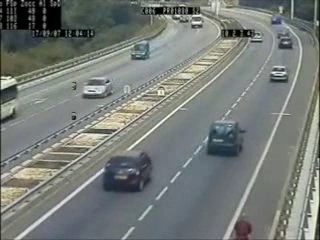
#> input picture frame 75 of videos/video2.avi, 320 x 240 px
$ python vehicle_detection.py
#> lines starting #> are read from the running program, lines starting #| are printed output that depends on the picture; after the words box and inside, x2 and y2 are one past the last pixel; in counts of white or black regions, pixels touching at a corner belong together
import numpy as np
import cv2 as cv


car_cascade = cv.CascadeClassifier("E:\FYP\haar-cascades\cars6.xml")
object_detector = cv.createBackgroundSubtractorMOG2()

cap = cv.VideoCapture(r"E:\FYP\videos\video2.avi")
count = 0
kernel = np.ones((5,5),np.uint8)


while True:
    ret, frame = cap.read()
#> frame is the input picture: shape (240, 320, 3); mean B, G, R 120, 123.9, 118.8
    frame = cv.resize(frame, (720,480))
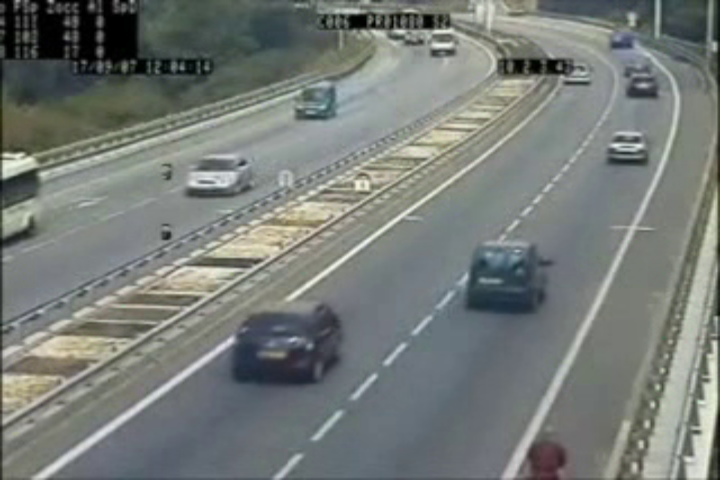
#> frame: shape (480, 720, 3); mean B, G, R 119.9, 123.8, 118.7
    height, width = frame.shape[0:2]
#> height = 480; width = 720
    frame[0:50,0:width] = [25,9,51]
    cv.putText(frame,'Vehicle Count: ', (10,40), cv.FONT_HERSHEY_TRIPLEX, 1.5, (255,255,255), 2)
    cv.line(frame,(0,height-400), (width, height-400), (0,255,0), 2)
    cv.line(frame,(0,height-200), (width, height-200), (255,0,0), 2)
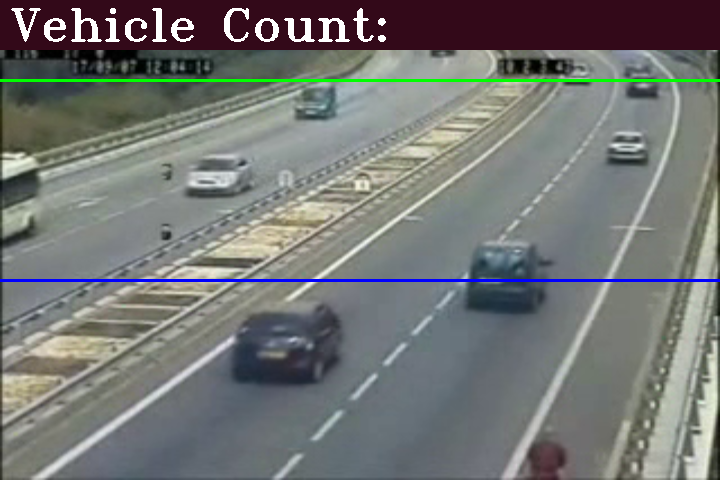
#> frame: shape (480, 720, 3); mean B, G, R 115.8, 117.7, 115.7

    mask = object_detector.apply(frame)
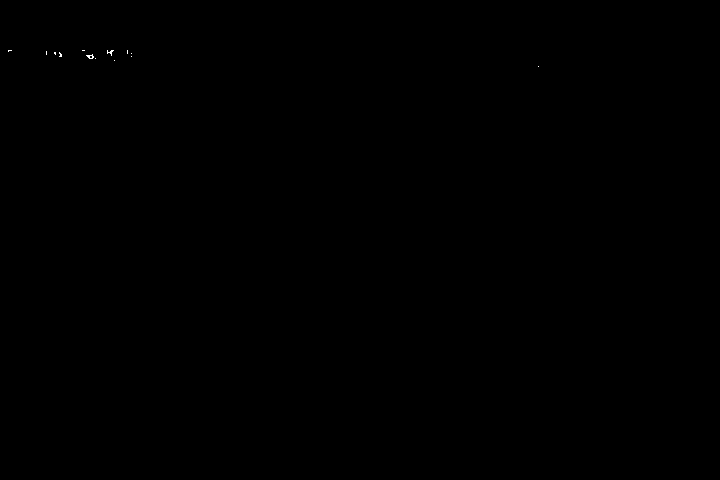
#> mask: shape (480, 720); values 127 (black) and 255 (white), 0.02% white in thin lines or dots, all inside (x1, y1, x2, y2) = (8, 50, 539, 67)
    erosion = cv.erode(mask,kernel,iterations = 1)
#> erosion: shape (480, 720); every value is 127

    gray = cv.cvtColor(frame, cv.COLOR_BGR2GRAY)
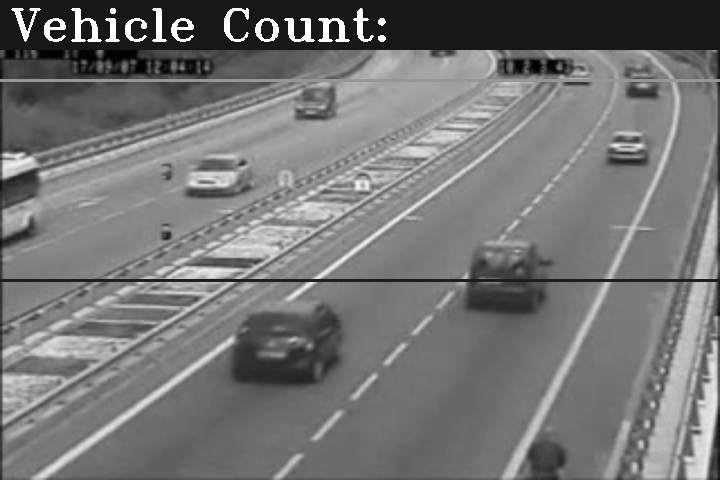
#> gray: shape (480, 720); min 0, max 255, mean 116.8
    cars = car_cascade.detectMultiScale(gray,1.3, 5)
#> cars = [[487, 30, 98, 49], [453, 268, 96, 49], [73, 23, 105, 53], [125, 26, 105, 53], [180, 221, 105, 53], [224, 332, 105, 53], [93, 250, 137, 69], [216, 323, 137, 69], [62, 256, 178, 89], [70, 81, 232, 116]]

    for (x,y,w,h) in cars:
        carCy = int(y+h/2)
        lineCy = height-400

        if (carCy<lineCy+6 and carCy>lineCy-6):
            count  = count+1
            cv.line(frame,(0,height-200), (width, height-200), (60,255,60), 2)


        cv.rectangle(frame, (x,y), (x+w, y+h), (222,107,0), 2)
        cv.putText(frame, "Car", (x,y-10),  cv.FONT_HERSHEY_COMPLEX, 0.5, (0,255,0), 2)
        cv.putText(frame, str(count), (500,30), cv.FONT_HERSHEY_COMPLEX, 1.5, (255,255,255), 2)
#> this loop made 10 passes
#> (x, y, w, h, carCy) on passes 1 to 10: (487, 30, 98, 49, 54), (453, 268, 96, 49, 292), (73, 23, 105, 53, 49), (125, 26, 105, 53, 52), (180, 221, 105, 53, 247), (224, 332, 105, 53, 358), (93, 250, 137, 69, 284), (216, 323, 137, 69, 357), (62, 256, 178, 89, 300), (70, 81, 232, 116, 139)
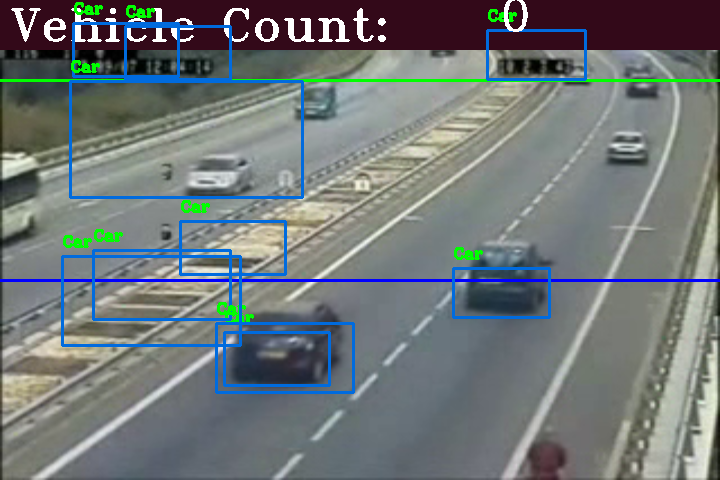
#> frame: shape (480, 720, 3); 3.96% of pixels changed, all inside (x1, y1, x2, y2) = (61, 0, 587, 394)
#> after the loop, count = 0


    cv.imshow("Detection", frame)
    cv.imshow("Threshold", mask)
    cv.imshow("Morphological Analysis", erosion)
    k = cv.waitKey(100) & 0xFF
#> (key Esc is pressed here)
    if k ==97:
        break

cap.release()
cv.destroyAllWindows()

$ run again, starting later in the video
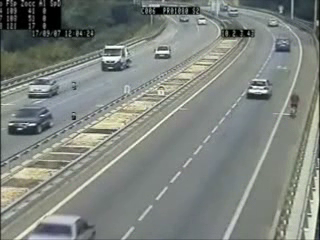
#> input picture frame 337 of videos/video2.avi, 320 x 240 px
#> frame is the input picture: shape (240, 320, 3); mean B, G, R 126.3, 131.7, 126
#> mask: shape (480, 720); values 127 (black) and 255 (white), 0.03% white; 11 white regions (9 under 20 px), largest, box (x1, y1, x2, y2) and area: (113, 50, 127, 57) 41, (45, 50, 54, 55) 34
#> erosion: shape (480, 720); every value is 127
#> `gray = cv.cvtColor(frame, cv.COLOR_BGR2GRAY)`:
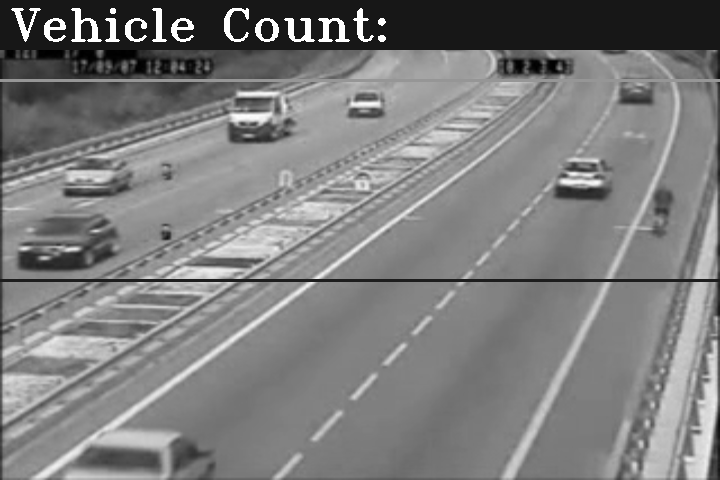
#> gray: shape (480, 720); min 0, max 255, mean 124.8
#> cars = [[339, 93, 54, 27], [489, 30, 98, 49], [532, 158, 94, 48], [273, 204, 98, 50], [292, 139, 137, 69], [13, 138, 137, 69], [80, 264, 137, 69], [49, 408, 137, 69]]
#> the loop `for (x,y,w,h) in cars:` made 8 passes
#> (x, y, w, h, carCy) on passes 1 to 8: (339, 93, 54, 27, 106), (489, 30, 98, 49, 54), (532, 158, 94, 48, 182), (273, 204, 98, 50, 229), (292, 139, 137, 69, 173), (13, 138, 137, 69, 172), (80, 264, 137, 69, 298), (49, 408, 137, 69, 442)
#> after the loop `for (x,y,w,h) in cars:`:
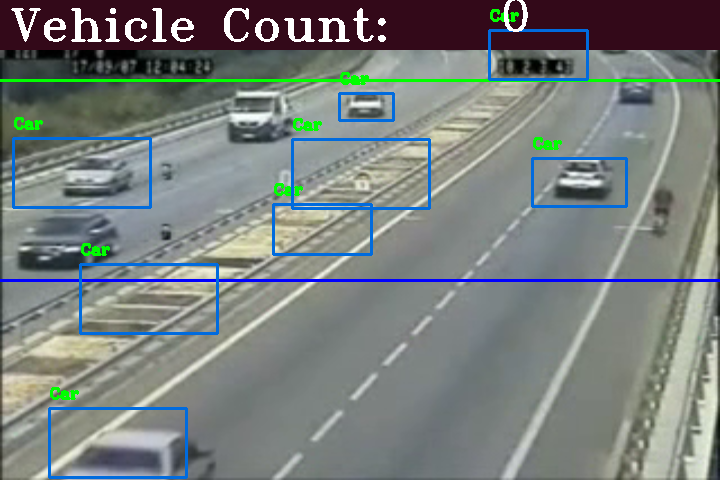
#> frame: shape (480, 720, 3); mean B, G, R 124, 125.9, 120.1
#> after the loop `for (x,y,w,h) in cars:`: count = 0

$ run again, starting later in the video
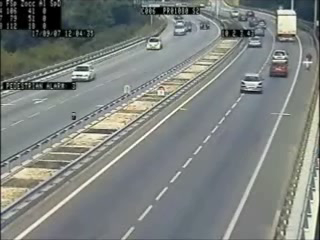
#> input picture frame 600 of videos/video2.avi, 320 x 240 px
#> frame is the input picture: shape (240, 320, 3); mean B, G, R 126.6, 129.8, 124.9
#> mask: shape (480, 720); values 127 (black) and 255 (white), 0.04% white; 8 white regions (6 under 20 px), largest, box (x1, y1, x2, y2) and area: (109, 50, 125, 57) 67, (84, 50, 93, 57) 35
#> erosion: shape (480, 720); every value is 127
#> `gray = cv.cvtColor(frame, cv.COLOR_BGR2GRAY)`:
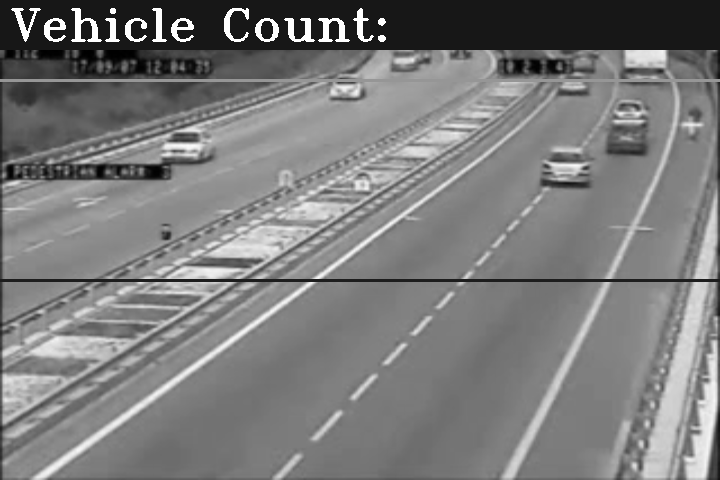
#> gray: shape (480, 720); min 0, max 255, mean 123.1
#> cars = [[484, 28, 105, 53], [6, 325, 105, 53], [87, 114, 137, 69], [101, 265, 137, 69], [49, 220, 232, 116]]
#> the loop `for (x,y,w,h) in cars:` made 5 passes
#> (x, y, w, h, carCy) on passes 1 to 5: (484, 28, 105, 53, 54), (6, 325, 105, 53, 351), (87, 114, 137, 69, 148), (101, 265, 137, 69, 299), (49, 220, 232, 116, 278)
#> after the loop `for (x,y,w,h) in cars:`:
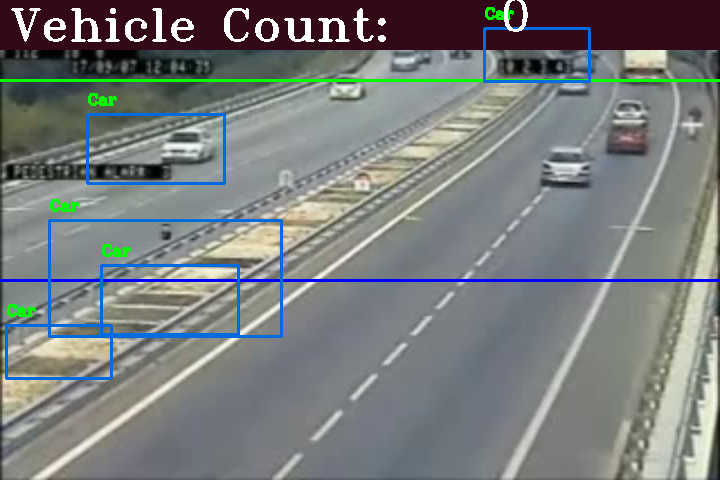
#> frame: shape (480, 720, 3); mean B, G, R 123.8, 123.9, 119.9
#> after the loop `for (x,y,w,h) in cars:`: count = 0
